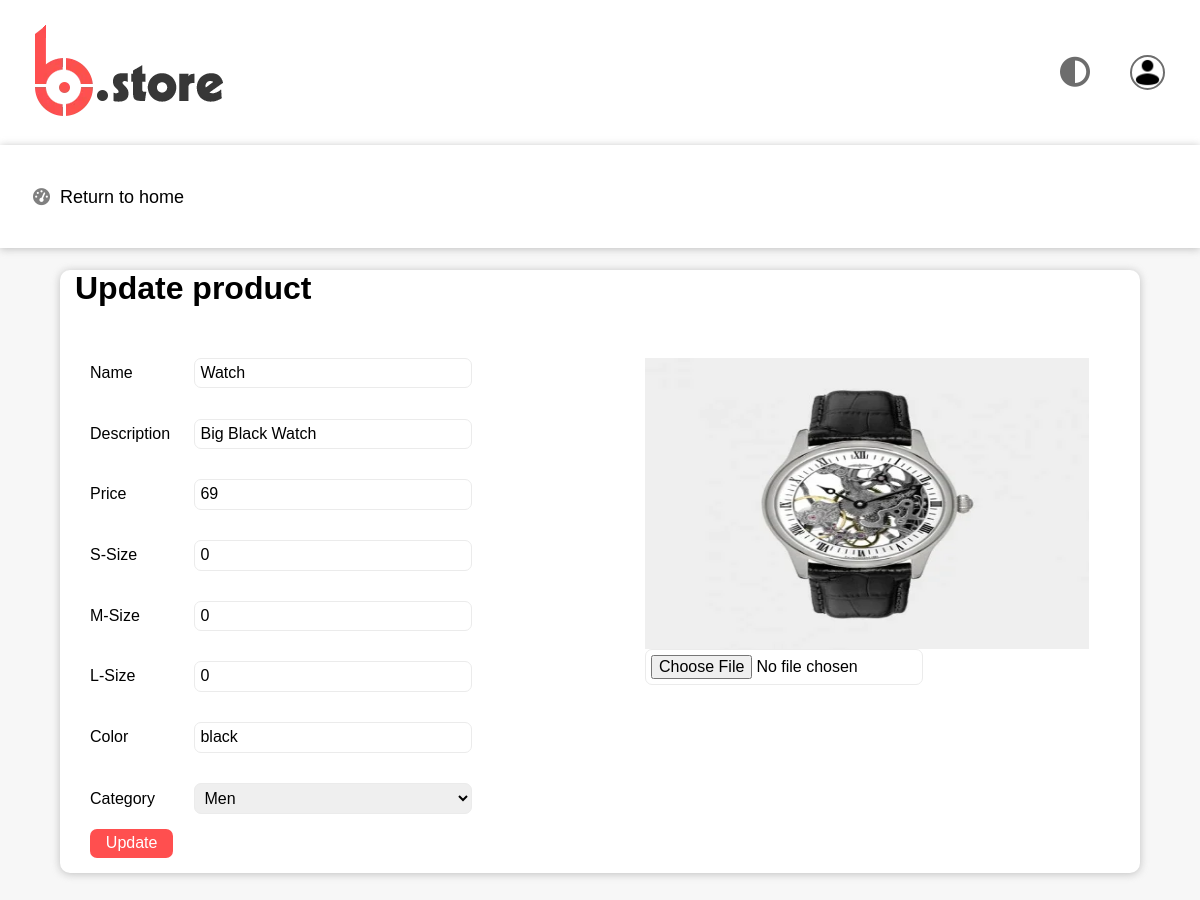
The page /admin_panel/edit_js.php?id=16 (signed in) on the database its author committed.
### tables this page shows
CREATE TABLE `products` (
  `product_id` int NOT NULL,
  `name` varchar(100) NOT NULL,
  `description` varchar(200) NOT NULL,
  `total_qty` int NOT NULL,
  `price` int NOT NULL,
  `color` varchar(50) NOT NULL,
  `image` varchar(150) NOT NULL,
  `category_id` int DEFAULT NULL,
  `small_qty` int NOT NULL,
  `medium_qty` int NOT NULL,
  `large_qty` int NOT NULL,
  `status` varchar(30) NOT NULL
);

### admin_panel/Admin.php (called while the page is built, shortened)
<?php
class Admin
{
  private static $conn;
  public function __construct()
  {
    $conn = new Connection();
    self::$conn = $conn->getConnection();
  }
  public function read_by_id($id)
  {
    try {
      $sql = "SELECT * FROM products WHERE product_id = $id";
      $rows = self::$conn->prepare($sql);
      $rows->execute();
      $results = $rows->fetchAll(PDO::FETCH_ASSOC);
      return $results;
    } catch (PDOException $e) {
      echo "Error read function " . $e->getMessage();
    }
  }
}

### Connection.php (called while the page is built, shortened)
<?php
class Connection
{
  private static $conn = null;
  private $host = "localhost";
  private $db = "clothing_store";
  private $username = "root";
  private $password = "";
  public function __construct()
  {
    try {
      self::$conn = new PDO("mysql:host=$this->host;dbname=$this->db", $this->username, $this->password);
      self::$conn->setAttribute(PDO::ATTR_ERRMODE, PDO::ERRMODE_EXCEPTION);
    } catch (PDOException $e) {
      die($e->getMessage());
    }
  }
  public function getConnection()
  {
    return self::$conn;
  }
}

### admin_panel/edit_js.php (the view, shortened to what this page needs)
<?php
require_once "Admin.php";
require_once "../Connection.php";
$crud = new Admin();
$row = $crud->read_by_id($_GET["id"]);
$row = $row[0]; ?>
<!DOCTYPE html>
<html lang="en">
<head>
  <link rel="stylesheet" href="css/all.min.css">
  <link rel="stylesheet" href="https://cdnjs.cloudflare.com/ajax/libs/font-awesome/6.5.1/css/all.min.css">
  <link rel="stylesheet" href="css/nrmalize.css">
  <link rel="stylesheet" href="css/master.css">
</head>
<body>
  <header>
    <div class="logo">
      <img src="assets/logo.webp" alt="">
    </div>
    <nav>
      <ul>
        <li><a href="#"><i class="fa-solid fa-circle-half-stroke"></i></a></li>
        <li><a href="#"><img src="assets/icons8-user-64 (1).png" alt=""></a></li>
      </ul>
    </nav>
  </header>
  <main>
    <div class="left-side">
      <nav>
        <ul>
          <li>
            <a href="home.php" class="dashboard">
              <i class="fa-solid fa-gauge-high"></i>
              Return to home
            </a>
          </li>
        </ul>
      </nav>
    </div>
    <div class="right-side">
      <section class="product-details" id="create-product">
        <div class="container">
          <h1>Update product</h1>
          <form action="edit_action.php?id=<?php echo $row["product_id"]; ?>" enctype="multipart/form-data"
            method="post" class="product-info">
            <div class="input-box">
              <label for="">Name</label>
              <input name="name" type="text" required id="p-name" value="<?php echo $row['name'] ?>">
            </div>
            <div class="input-box">
              <label for="">Description</label>
              <input name="desc" type="text" required id="p-desc" value="<?php echo $row['description'] ?>">
            </div>
            <div class="input-box">
              <label for="">Price</label>
              <input name="price" type="number" required id="p-price" value="<?php echo $row['price'] ?>">
            </div>
            <div class="input-box">
              <label for="">S-Size</label>
              <input name="sm_qty" type="number" required id="p-small" min=0 value="<?php echo $row['small_qty'] ?>">
            </div>
            <div class="input-box">
              <label for="">M-Size</label>
              <input name="med_qty" type="number" required id="p-mideum" min=0 value="<?php echo $row['medium_qty'] ?>">
            </div>
            <div class="input-box">
              <label for="">L-Size</label>
              <input name="lg_qty" type="number" required id="p-large" min=0 value="<?php echo $row['large_qty'] ?>">
            </div>
            <div class="input-box">
              <label for="">Color</label>
              <input name="color" required id="p-color" value="<?php echo $row['color'] ?>">
            </div>
            <div class="input-box">
              <label for="">Category</label>
              <select name="cat" id="p-category" value="<?php echo $row['category_id'] ?>">
                <option name="" value=1 <?php echo ($row['category_id'] == 1) ? "selected" : " " ?>>Men</option>
              </select>
            </div>
            <div class="input-box">
              <div class="image">
                <img src="products/<?php echo $row['image']; ?>" width="100%" height="100%" alt="">
              </div>
              <input type="file" name="image" id="fileToUpload">
            </div>
            <input type="submit" id="submit-btn" value="Update">
          </form>
        </div>
      </section>
    </div>
  </main>
</body>
</html>

### admin_panel/css/nrmalize.css (style rules this page uses)
html { line-height: 1.15; -webkit-text-size-adjust: 100%; }
body { margin: 0; }
main { display: block; }
h1 { font-size: 2em; margin: 0.67em 0; }
a { background-color: transparent; }
img { border-style: none; }
button, input, optgroup, select, textarea { font-family: inherit; font-size: 100%; line-height: 1.15; margin: 0; }
button, input { overflow: visible; }
button, select { text-transform: none; }
button, [type="button"], [type="reset"], [type="submit"] { -webkit-appearance: button; }

### admin_panel/css/master.css (style rules this page uses)
:root { --main-color: #ff4f4f; }
* { padding: 0; margin: 0; -webkit-box-sizing: border-box; -moz-box-sizing: border-box; box-sizing: border-box; }
html { scroll-behavior: smooth; }
body { font-family: "Cairo", sans-serif; background-color: #f7f7f7; }
a { text-decoration: none; color: black; }
ul { list-style: none; }
.container { padding-left: 15px; padding-right: 15px; margin-left: auto; margin-right: auto; }
section>.container>h1 { color: black; }
section { margin: 50px 0; }
@media (min-width: 768px) { .container { width: 750px; } }
@media (min-width: 992px) { .container { width: 970px; } }
@media (min-width: 1200px) { .container { width: 1170px; } }
header { position: relative; display: flex; justify-content: space-between; align-items: center; padding: 15px; box-shadow: 0px 1px 8px 0px rgb(171 171 171 / 75%); background-color: white; }
header>.logo { width: 25%; margin: 10px 20px; }
header>nav>ul { display: flex; align-items: center; }
header>nav>ul>li { margin: 0 20px; }
header>nav>ul>li>a { color: #6d6d6d; }
header>nav>ul>li>a>i { font-size: 30px; }
header>nav>ul>li>a>img { display: block; border: 2px solid #6d6d6d; border-radius: 50%; width: 35px; color: #fff; }
main { width: 100%; height: 100vh; position: relative; display: flex; }
main>.left-side { position: relative; width: 20%; box-shadow: 0px 1px 8px 0px rgb(171 171 171 / 75%); background-color: white; }
nav { position: relative; }
main>.left-side>nav>ul { display: flex; flex-direction: column; }
main>.left-side>nav>ul>li { margin: 25px 10px; transition: all 0.3s ease 0s; border-radius: 10px; }
main>.left-side>nav>ul>li>a { padding: 8px; font-size: 14px; position: relative; display: block; padding: 10px 15px; font-size: 18px; }
main>.left-side>nav>ul>li>a>i { color: gray; padding: 8px; width: 20px; text-align: center; font-size: 17px; margin-right: 10px; }
.right-side { width: 80%; color: #6d6d6d; }
.product-details { position: relative; margin: auto; width: 90%; color: black; border: 0px solid #3A3D42; background-color: white; box-shadow: 0px 1px 8px 0px rgb(171 171 171 / 75%); border-radius: 10px; }
.product-details>.container>form>.input-box { margin: 15px 0; text-align: left; }
.product-details>.container>form>.input-box label { text-align: left; display: inline-block; width: 100px; }
.product-details>.container>form>.input-box input, .product-details>.container>form>.input-box select { display: inline-block; width: 50%; padding: 5px; border-radius: 7px; border: 1px solid #ebebeb; }
.product-details>.container>form { display: grid; grid-template-columns: repeat(2, 50%); padding: 15px; }
.product-details>.container>form>.input-box:nth-last-child(2) { grid-column: 2/2; grid-row: 1/10; }
.product-details>.container>form>.input-box>.image { width: 80%; height: 60%; }
.right-side>.product-details>.container>form>input[type="submit"] { display: inline-block; width: 15%; background-color: #ff4f4f; color: #fff; border: none; padding: 5px; border-radius: 7px; transition: all 0.3s ease 0s; }
@media only screen and (max-width: 1400px) { main { flex-direction: column; } }
@media only screen and (max-width: 1400px) { main>.left-side>nav>ul { flex-direction: row; } }
@media only screen and (max-width: 1400px) { .left-side > nav > ul > li > a { padding: 10px 20px; margin-right:10px; } }
@media only screen and (max-width: 1400px) { main>.left-side { width: 100%; display: block; } }
@media only screen and (max-width: 1400px) { main>.right-side { width: 100%; } }

### rows shown on the page
products: name "Watch", desc "Big Black Watch", price "69", sm_qty "0", med_qty "0", lg_qty "0", color "black", cat "Men", image (picture)
